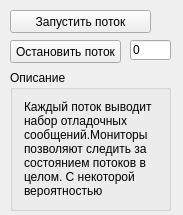
<?xml version="1.0" encoding="UTF-8"?>
<ui version="4.0">
 <class>Tester</class>
 <widget class="QWidget" name="Tester">
  <property name="geometry">
   <rect>
    <x>0</x>
    <y>0</y>
    <width>183</width>
    <height>215</height>
   </rect>
  </property>
  <property name="windowTitle">
   <string>Tester</string>
  </property>
  <widget class="QPushButton" name="pushButton">
   <property name="geometry">
    <rect>
     <x>10</x>
     <y>10</y>
     <width>141</width>
     <height>23</height>
    </rect>
   </property>
   <property name="text">
    <string>Запустить поток</string>
   </property>
  </widget>
  <widget class="QPushButton" name="pushButton_2">
   <property name="geometry">
    <rect>
     <x>10</x>
     <y>40</y>
     <width>111</width>
     <height>23</height>
    </rect>
   </property>
   <property name="text">
    <string>Остановить поток</string>
   </property>
  </widget>
  <widget class="QLineEdit" name="leNumber">
   <property name="geometry">
    <rect>
     <x>130</x>
     <y>40</y>
     <width>41</width>
     <height>20</height>
    </rect>
   </property>
   <property name="text">
    <string>0</string>
   </property>
  </widget>
  <widget class="QGroupBox" name="groupBox">
   <property name="geometry">
    <rect>
     <x>10</x>
     <y>70</y>
     <width>161</width>
     <height>141</height>
    </rect>
   </property>
   <property name="title">
    <string>Описание</string>
   </property>
   <layout class="QHBoxLayout" name="horizontalLayout">
    <item>
     <widget class="QLabel" name="label">
      <property name="text">
       <string>Каждый поток выводит набор отладочных сообщений.Мониторы позволяют следить за состоянием потоков в целом. С некоторой вероятностью возникают ошибки</string>
      </property>
      <property name="wordWrap">
       <bool>true</bool>
      </property>
     </widget>
    </item>
   </layout>
  </widget>
 </widget>
 <layoutdefault spacing="6" margin="11"/>
 <resources/>
 <connections/>
</ui>
